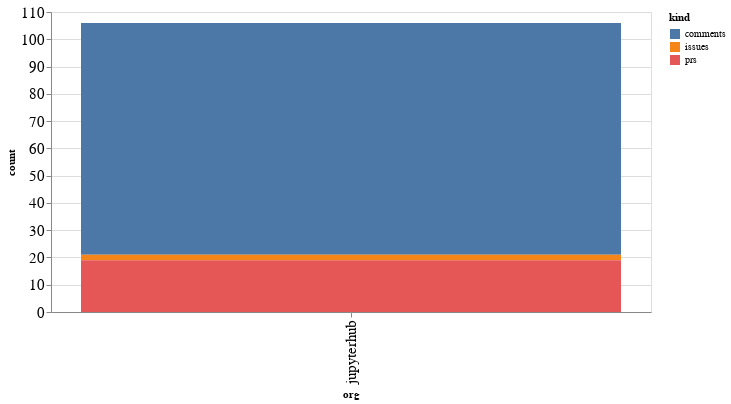

Notebook cell for this chart:
### Code cell
alt.Chart(org_summaries, width=600).mark_bar().encode(
    x='org',
    y='count',
    color='kind',
    tooltip="org"
)

### Figure 1 — Vega-Lite specification as saved in the notebook (floating-point values rounded to 4 significant figures)
{"config": {"axisLeft": {"labelFontSize": 15}, "axisBottom": {"labelFontSize": 15}}, "data": {"name": "data-dfa8e4763225e81d0921106ecfc199ec"}, "mark": "bar", "encoding": {"color": {"type": "nominal", "field": "kind"}, "tooltip": {"type": "nominal", "field": "org"}, "x": {"type": "nominal", "field": "org"}, "y": {"type": "quantitative", "field": "count"}}, "width": 600, "$schema": "https://vega.github.io/schema/vega-lite/v4.8.1.json", "datasets": {"data-dfa8e4763225e81d0921106ecfc199ec": [{"org": "jupyterhub", "kind": "comments", "count": 85}, {"org": "jupyterhub", "kind": "issues", "count": 2}, {"org": "jupyterhub", "kind": "prs", "count": 19}]}}
